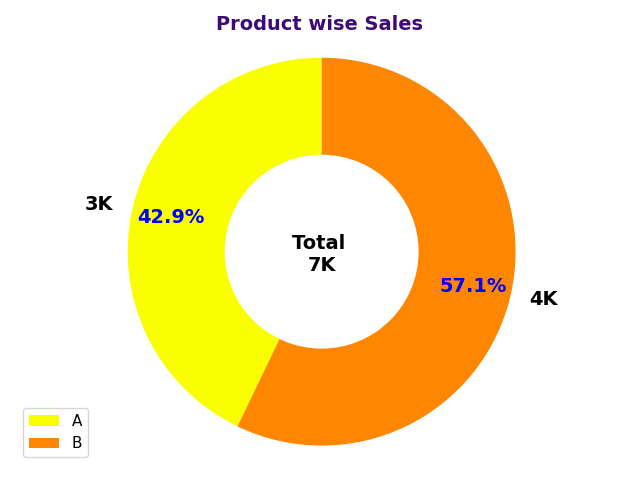
#> input picture Donut_Chart.png, 640 x 480 px, found by its file name
$ python 'Class8(ImageJoin).py'
#> lines starting #> are read from the running program, lines starting #| are printed output that depends on the picture
from PIL import Image

img1 = Image.open("D:/Python/New training/Day2/day_2/Donut_Chart.png")
#> img1 is the input picture: PIL image 640x480 RGBA; mean R, G, B, A 252, 232.6, 180.1, 255
img2 = Image.open("D:/Python/New training/Day2/day_2/linechart.png")
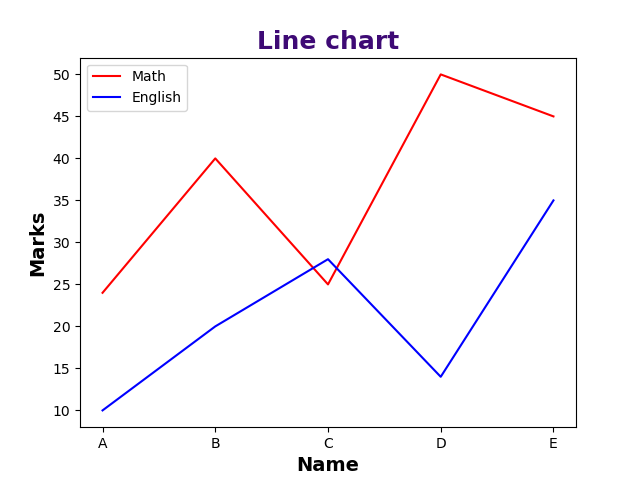
#> input picture linechart.png, 640 x 480 px, found by its file name
#> img2 is the input picture: PIL image 640x480 RGBA; mean R, G, B, A 250, 248.5, 250.1, 255
img3 = Image.open("D:/Python/New training/Day2/day_2/Assignment5.png")
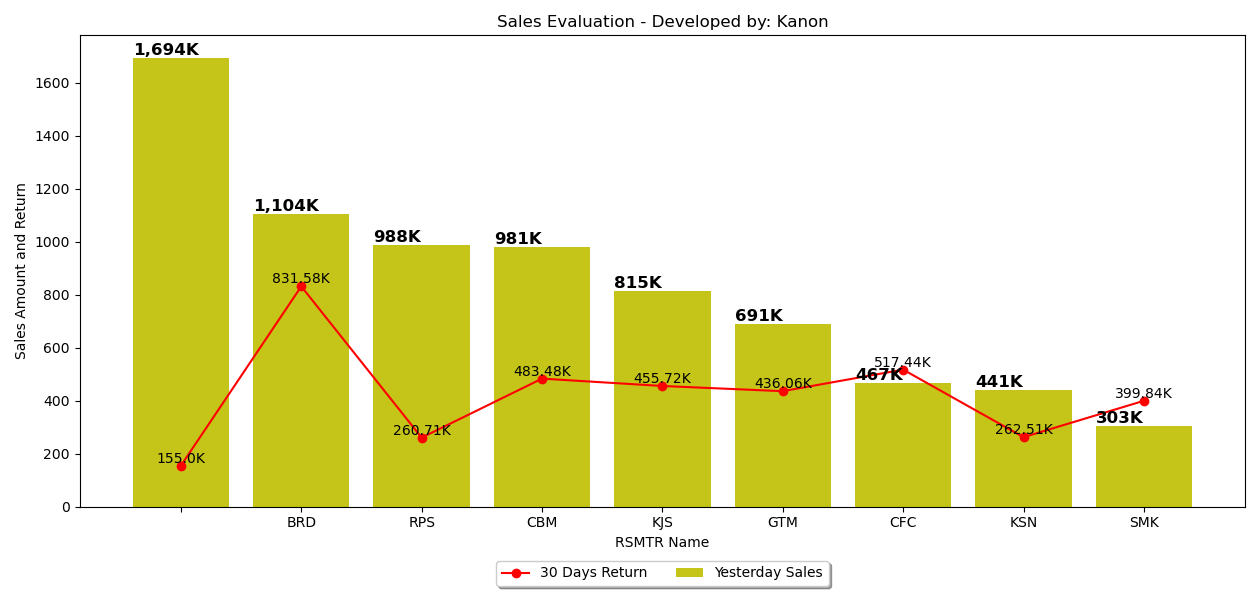
#> input picture Assignment5.png, 1260 x 600 px, found by its file name
#> img3 is the input picture: PIL image 1260x600 RGBA; mean R, G, B, A 236.4, 235.4, 192.6, 255
img4 = Image.open("D:/Python/New training/Day2/day_2/task.png")
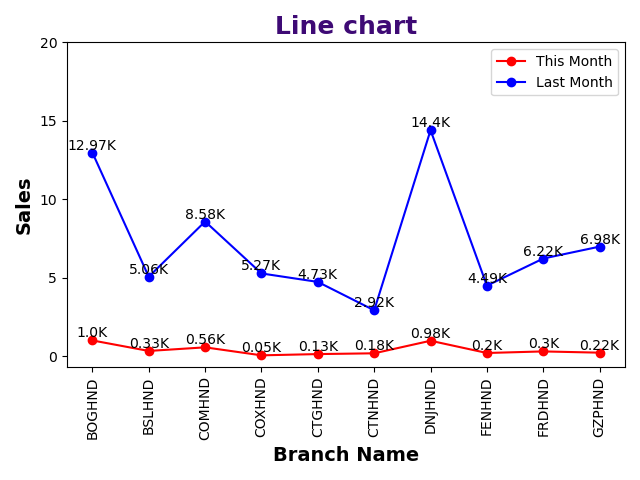
#> input picture task.png, 640 x 480 px, found by its file name
#> img4 is the input picture: PIL image 640x480 RGBA; mean R, G, B, A 245.4, 243.8, 246.2, 255

# [30 lines of commented-out code are left out]
